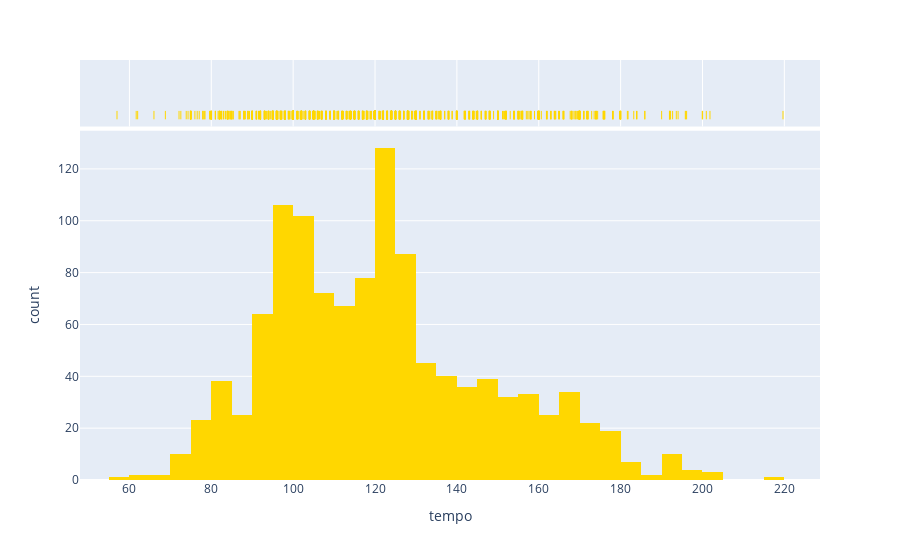

The cell this chart's notebook holds for it:
### Code cell
fig = px.histogram(df, x="tempo", marginal="rug", hover_data=df.columns, color_discrete_sequence=['gold'],)
fig.show()

### Figure 1 — Plotly figure (JSON) as saved in the notebook; plotly's stock layout.template omitted (floating-point values rounded to 4 significant figures; data arrays with more than 128 entries replaced by an {"elided": "..."} marker saying what was removed)
{"data": [{"alignmentgroup": "True", "bingroup": "x", "hovertemplate": "tempo=%{x}<br>count=%{y}<extra></extra>", "legendgroup": "", "marker": {"color": "gold", "pattern": {"shape": ""}}, "name": "", "offsetgroup": "", "orientation": "v", "showlegend": false, "type": "histogram", "x": {"elided": "1157 float values"}, "xaxis": "x", "yaxis": "y"}, {"alignmentgroup": "True", "boxpoints": "all", "customdata": {"elided": "1157x17 mixed values"}, "fillcolor": "rgba(255,255,255,0)", "hoveron": "points", "hovertemplate": "tempo=%{x}<br>name=%{customdata[0]}<br>artist=%{customdata[1]}<br>year_added=%{customdata[2]}<br>danceability=%{customdata[3]}<br>energy=%{customdata[4]}<br>key=%{customdata[5]}<br>loudness=%{customdata[6]}<br>mode=%{customdata[7]}<br>speechiness=%{customdata[8]}<br>acousticness=%{customdata[9]}<br>instrumentalness=%{customdata[10]}<br>liveness=%{customdata[11]}<br>valence=%{customdata[12]}<br>duration_ms=%{customdata[13]}<br>time_signature=%{customdata[14]}<br>uri=%{customdata[15]}<br>added_at=%{customdata[16]}<extra></extra>", "jitter": 0, "legendgroup": "", "line": {"color": "rgba(255,255,255,0)"}, "marker": {"color": "gold", "symbol": "line-ns-open"}, "name": "", "offsetgroup": "", "showlegend": false, "type": "box", "x": {"elided": "1157 float values"}, "xaxis": "x2", "yaxis": "y2"}], "layout": {"barmode": "relative", "legend": {"tracegroupgap": 0}, "margin": {"t": 60}, "xaxis": {"anchor": "y", "domain": [0, 1], "title": {"text": "tempo"}}, "xaxis2": {"anchor": "y2", "domain": [0, 1], "matches": "x", "showgrid": true, "showticklabels": false}, "yaxis": {"anchor": "x", "domain": [0, 0.8316], "title": {"text": "count"}}, "yaxis2": {"anchor": "x2", "domain": [0.8416, 1], "matches": "y2", "showgrid": false, "showline": false, "showticklabels": false, "ticks": ""}}}
